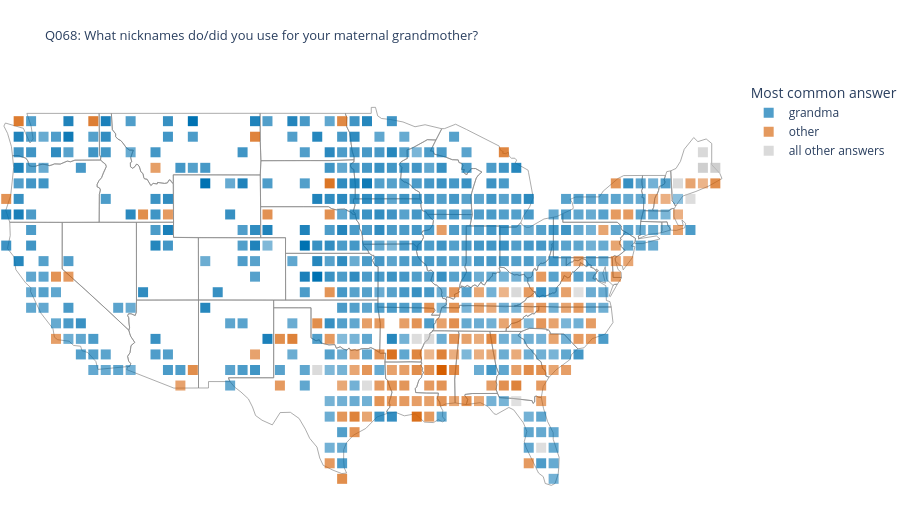
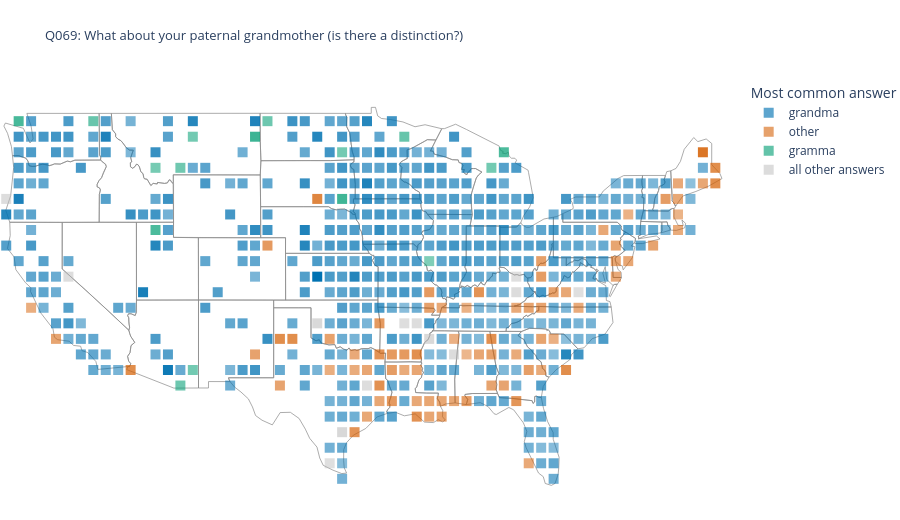
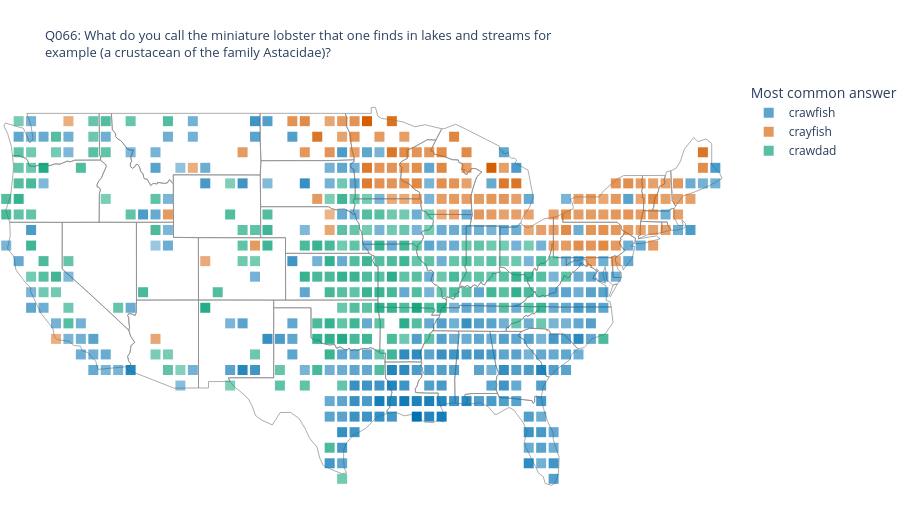
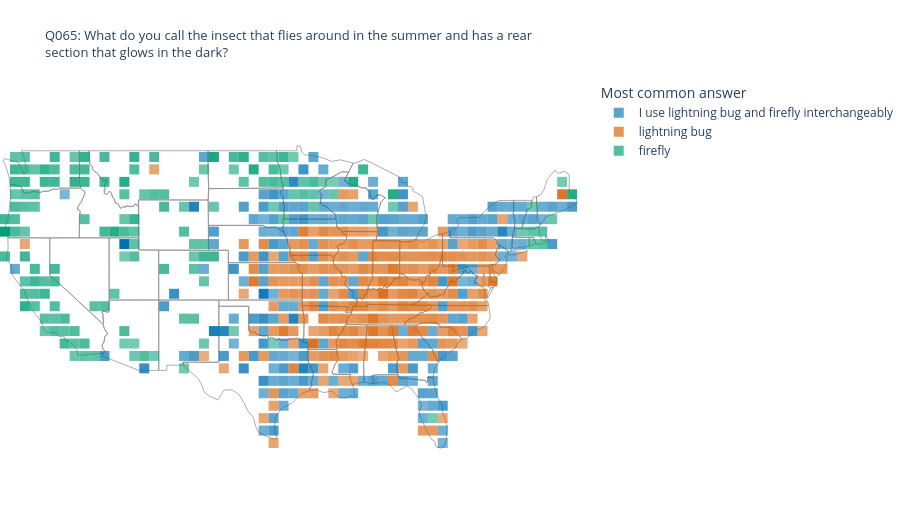

The notebook cell these images were saved under, in order:
### Code cell
#interactive maps with plotly to inspect the data in each square on the map
import plotly.graph_objects as go

bx, by = [], []
for geom in state_df.geometry:
    for poly in (geom.geoms if geom.geom_type == 'MultiPolygon' else [geom]):
        x, y = poly.exterior.xy
        bx += list(x) + [None]; by += list(y) + [None]

def plotly_modal_map(q, top=3, min_n=5):
    d = ling_clean.dropna(subset=[q]).copy()
    d[q] = d[q].astype(int)
    lab = answers(q)
    d['clat'], d['clon'] = np.floor(d['lat']) + .5, np.floor(d['long']) + .5    

    counts = d.groupby(['clat', 'clon', q]).size().unstack(fill_value=0)       
    n = counts.sum(axis=1)
    counts, n = counts[n >= min_n], n[n >= min_n]                              
    shares = counts.div(n, axis=0)
    mode, mode_share = shares.idxmax(axis=1), shares.max(axis=1)             

    def hover(cell):
        s = shares.loc[cell].sort_values(ascending=False)
        s = s[s > 0].head(5)
        return f'n = {n.loc[cell]}<br>' + '<br>'.join(f'{lab[k]}: {v:.0%}' for k, v in s.items())

    top_codes = list(d[q].value_counts().index[:top])
    groups = [(lab[k], OI[i], mode == k) for i, k in enumerate(top_codes)]
    groups.append(('all other answers', '#BBBBBB', ~mode.isin(top_codes)))

    fig = go.Figure()
    fig.add_trace(go.Scatter(x=bx, y=by, mode='lines', line=dict(color='#888888', width=0.7),
                             hoverinfo='skip', showlegend=False))
    for name, color, mask in groups:
        cells = mode[mask].index
        fig.add_trace(go.Scatter(
            x=[c[1] for c in cells], y=[c[0] for c in cells], name=name, mode='markers',
            marker=dict(symbol='square', size=10, color=color, opacity=(0.25 + 0.75 * mode_share[mask]).values),
            text=[hover(c) for c in cells], hovertemplate='%{text}<extra>' + name + '</extra>'))
    fig.update_layout(
        title=dict(text=f'{q}: ' + '<br>'.join(textwrap.wrap(quest[int(q[1:])], 80)), font=dict(size=13)),
        xaxis=dict(range=[-125, -66], visible=False),
        yaxis=dict(range=[24, 50], visible=False, scaleanchor='x', scaleratio=1.25),   # ~cos(37 deg) aspect
        plot_bgcolor='white',
        legend=dict(title='Most common answer'), margin=dict(l=0, r=0, t=80, b=0), height=520, width=900)
    return fig

#save each map as a standalone .html (plotly.min.js is written once next to them) so it opens without running the notebook
import os
FIG_DIR = '../report/figures'
os.makedirs(FIG_DIR, exist_ok=True)

for n_ in (68, 69, 66, 65):
    fig = plotly_modal_map(f'Q{n_:03d}')
    fig.write_html(f'{FIG_DIR}/map_Q{n_:03d}.html', include_plotlyjs='directory')
    fig.show()
